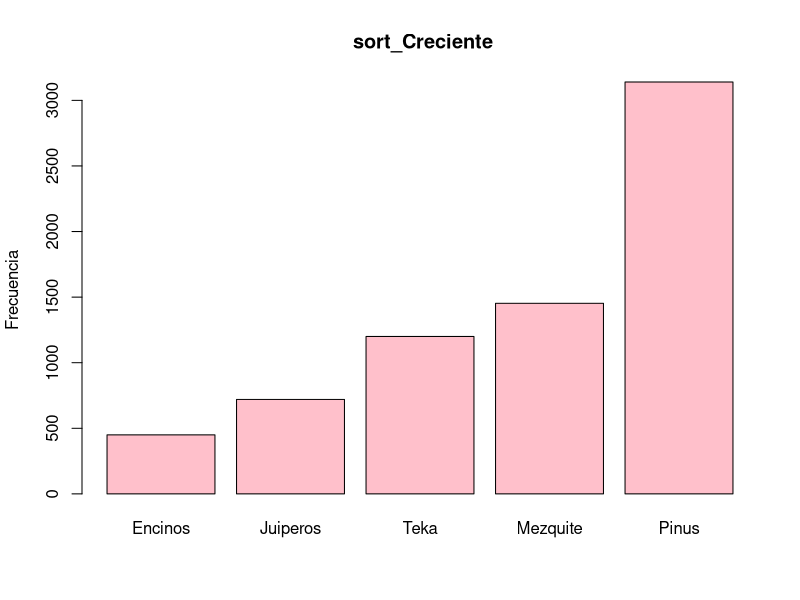
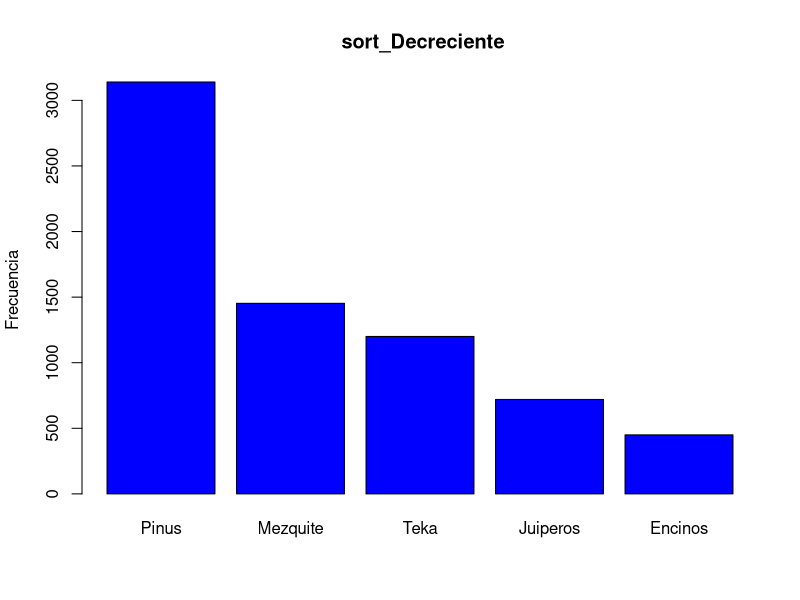
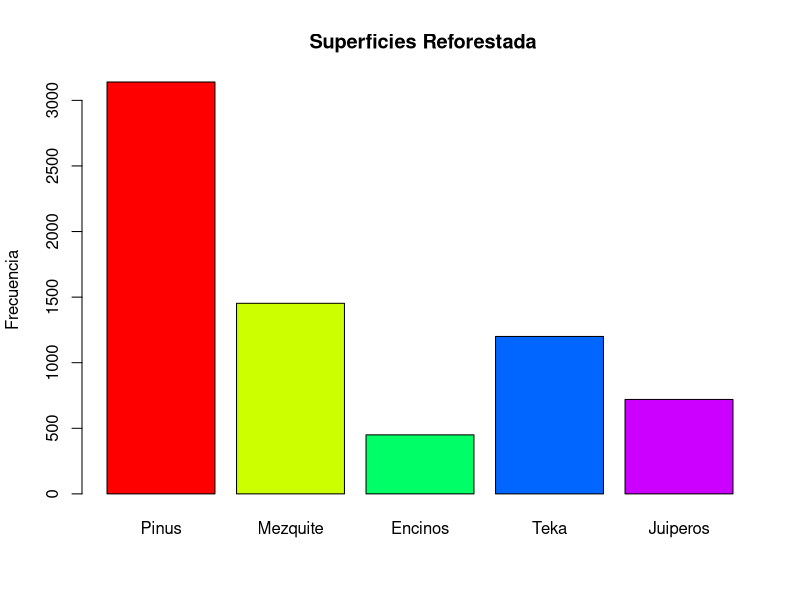

Recreate these plots in R, in order.
#Adriana Kareny Garcia Ledezma
# 28/08/2022
# Tarea 1


# Problema 1 --------------------------------------------------------------


rm(list = ls())

Pinus <- 3140;Mezquite <- 1453;Encinos <- 450;
Teka <- 1200;Juiperos <- 720;

superficie <- c(Pinus,Mezquite,Encinos,Teka,Juiperos)
s_creciente <- sort(superficie)
s_decreciente <- sort(superficie,decreasing = T)

barplot(s_creciente,main=" sort_Creciente"
        ,ylab="Frecuencia",names.arg = c("Encinos","Juiperos","Teka","Mezquite","Pinus"),col = 'pink' )
barplot(s_decreciente,main=" sort_Decreciente"
        ,ylab="Frecuencia",names.arg = c("Pinus","Mezquite","Teka","Juiperos","Encinos"),col = 'blue' )
barplot(superficie,main=" Superficies Reforestada"
        ,ylab="Frecuencia", names.arg = c("Pinus","Mezquite","Encinos","Teka","Juiperos"),col = rainbow(5))


mean(superficie)


# Problema 2 --------------------------------------------------------------
rm(list = ls())
germinacion <- c(4, 1, 6, 2, 4, 2, 4, 2, 4, 6, 3, 5, 3, 2, 5, 4, 0, 5, 4,
                 2, 4, 5, 3, 5, 3, 5, 4, 3, 6, 2)
mean(germinacion)
sd(germinacion)



# Problema 3 --------------------------------------------------------------

altura <- c(38, 14, 44, 11, 9, 21, 39, 28, 41, 4, 35, 24, 36, 12,
            20, 31, 24, 25, 10, 21, 11, 36, 37, 20, 26)
mean(altura)
sd(altura)

